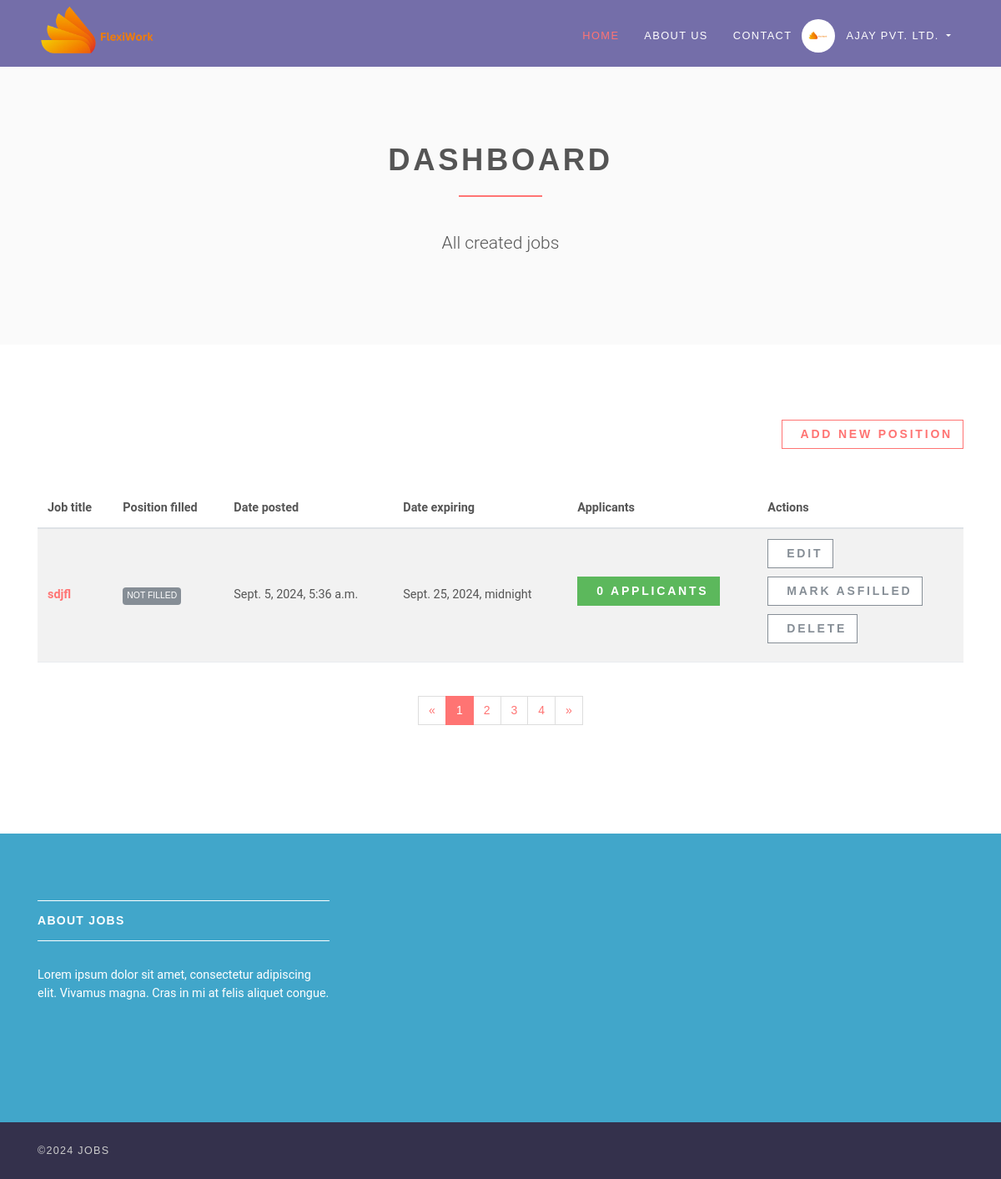
Page /employer/dashboard (signed in) on the earlier database version.
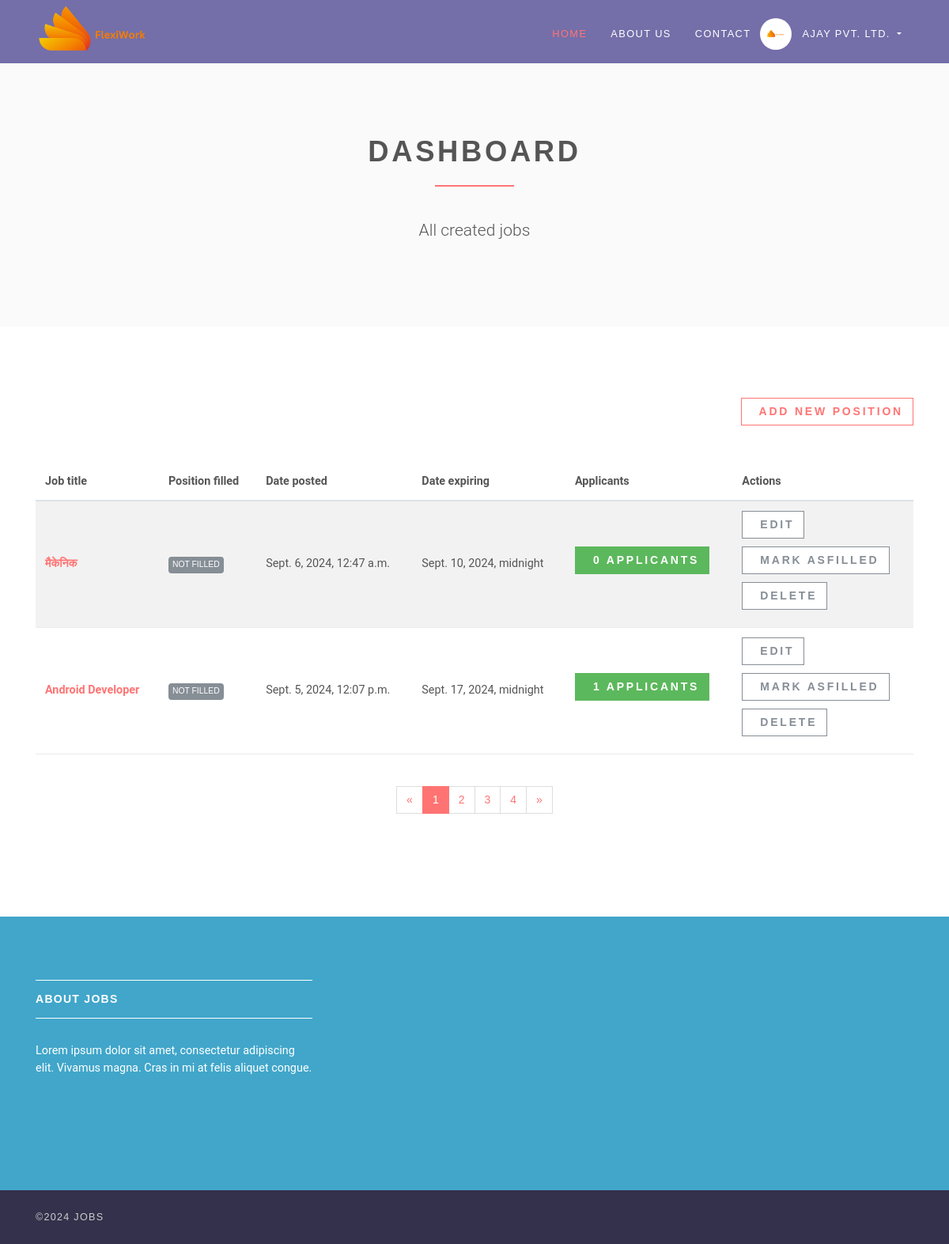
Same page on the later database version.
### accounts/models.py (models this page shows, shortened)
class User(AbstractUser):
    username = None
    role = models.CharField(max_length=12, error_messages={
        'required': "Role must be provided"
    })
    gender = models.CharField(max_length=10, blank=True, null=True, default="")
    email = models.EmailField(unique=True, blank=False,
                              error_messages={
                                  'unique': "A user with that email already exists.",
                              })
    USERNAME_FIELD = "email"
    REQUIRED_FIELDS = []
    objects = UserManager()

### jobsapp/models.py (models this page shows, shortened)
class Job(models.Model):
    user = models.ForeignKey(User, on_delete=models.CASCADE, verbose_name="Posted by")
    title = models.CharField(max_length=300)
    description = models.TextField()
    location = models.CharField(max_length=150)
    type = models.CharField(choices=JOB_TYPE, max_length=10)
    category = models.CharField(max_length=100)
    last_date = models.DateTimeField()
    company_name = models.CharField(max_length=100)
    company_description = models.CharField(max_length=300)
    website = models.CharField(max_length=100, default="")
    created_at = models.DateTimeField(default=timezone.now)
    filled = models.BooleanField(default=False)
    class Meta:
        ordering = ['-created_at']  # Latest jobs appear first

### jobsapp/views/employer.py (the view)
# urls.py: path('', DashboardView.as_view(), name='employer-dashboard'),
class DashboardView(ListView):
    model = Job
    template_name = 'jobs/employer/dashboard.html'
    context_object_name = 'jobs'
    @method_decorator(login_required(login_url=reverse_lazy('accounts:login')))
    @method_decorator(user_is_employer)
    def dispatch(self, request, *args, **kwargs):
        return super().dispatch(self.request, *args, **kwargs)
    def get_queryset(self):
        return self.model.objects.filter(user_id=self.request.user.id)

### templates/jobs/employer/dashboard.html (shortened to what this page needs)
{% extends 'base.html' %}
{% load static %}
{% block content %}
  <section class="bg-light-gray">
    <div class="container">
      <div class="row">
        <div class="col-lg-8 mx-auto">
          <h1 class="heading">dashboard</h1>
          <p class="lead text-center">All created jobs</p>
        </div>
      </div>
    </div>
  </section>
  <section>
    <div class="container">
      <div class="row">
        <div class="col-lg-12 text-right mb-5">
          <a href="{% url 'jobs:employer-jobs-create' %}" class="btn btn-outline-white-primary">Add new position</a>
        </div>
        <div class="col-lg-12">
          <div class="table-responsive">
            <table class="table table-striped table-hover table-client-dashboard">
              <thead>
                <tr>
                  <th>Job title</th>
                  <th>Position filled</th>
                  <th>Date posted</th>
                  <th>Date expiring</th>
                  <th>Applicants</th>
                  <th>Actions</th>
                </tr>
              </thead>
              <tbody>
                {% for job in jobs %}
                  <tr>
                    <th>
                      <a href="{% url 'jobs:jobs-detail' job.id %}">{{ job.title }}</a>
                    </th>
                    <td>
                      {% if job.filled %}
                        <span class="badge badge-success">Filled</span>
                      {% else %}
                        <span class="badge badge-secondary">Not Filled</span>
                      {% endif %}
                    </td>
                    <td>{{ job.created_at }}</td>
                    <td>{{ job.last_date }}</td>
                    <td>
                      <a href="{% url 'jobs:employer-dashboard-applicants' job.id %}" class="btn btn-success">
                        {{ job.applicants.count }}
                        <span class="hidden-xs hidden-sm">Applicants</span>
                      </a>
                    </td>
                    <td>
                      <a href="#" class="btn btn-outline-white-secondary">Edit</a>
                      <br />
                      {% if job.filled %}
                        <a href="{% url 'jobs:job-mark-filled' job.id %}" class="btn btn-outline-white-secondary">
                          <i class="fa fa-check-circle-o"></i>
                          <span class="hidden-xs hidden-sm">Filled</span>
                        </a><br />
                      {% else %}
                        <a href="{% url 'jobs:job-mark-filled' job.id %}" class="btn btn-outline-white-secondary">
                          <span class="hidden-xs hidden-sm">Mark as</span>filled
                        </a><br />
                      {% endif %}
                      <a href="{% url 'jobs:job-delete' job.id %}" class="btn btn-outline-white-secondary">Delete</a>
                    </td>
                  </tr>
                {% endfor %}
              </tbody>
            </table>
          </div>
          <div class="pages">
            <nav aria-label="Page navigation example" class="d-flex justify-content-center mt-4 mb-4">
              <ul class="pagination">
                <li class="page-item">
                  <a href="#" aria-label="Previous" class="page-link"><span aria-hidden="true">«</span><span class="sr-only">Previous</span></a>
                </li>
                <li class="page-item active">
                  <a href="#" class="page-link">1</a>
                </li>
                <li class="page-item">
                  <a href="#" class="page-link">2</a>
                </li>
                <li class="page-item">
                  <a href="#" class="page-link">3</a>
                </li>
                <li class="page-item">
                  <a href="#" class="page-link">4</a>
                </li>
                <li class="page-item">
                  <a href="#" aria-label="Next" class="page-link"><span aria-hidden="true">»</span><span class="sr-only">Next</span></a>
                </li>
              </ul>
            </nav>
          </div>
        </div>
      </div>
    </div>
  </section>
{% endblock %}

### templates/base.html (shortened to what this page needs)
{% load static %}
<!DOCTYPE html>
<html>
<head>
    <link rel="stylesheet"
          href="{% static 'vendor/bootstrap/css/bootstrap.min.css' %}">
    <link rel="stylesheet" href="{% static 'css/style.default.css' %}"
          id="theme-stylesheet">
    <link rel="stylesheet" href="{% static 'css/custom.css' %}">
</head>
<body>
<header class="header">
    <nav class="navbar navbar-expand-lg" style="height: 5%;">
        <div class="container"  style="height: 80px;>
            <a href="/" class="navbar-brand">
                <img src="{% static 'img/logo-s.png' %}" alt="logo" class="d-none d-lg-block" style="height: 150px;">
            <div id="navbarSupportedContent" class="collapse navbar-collapse">
                <ul class="navbar-nav ml-auto">
                    <li class="nav-item active">
                        <a href="/" class="nav-link">Home <span class="sr-only">(current)</span></a>
                    </li>
                    <li class="nav-item">
                        <a href="#" class="nav-link">About Us</a>
                    </li>
                    <li class="nav-item">
                        <a href="#" class="nav-link">Contact</a>
                    </li>
                    {% if request.user.is_authenticated and request.user.role == 'employer' %}
                        <li class="nav-item dropdown">
                            <a id="clientZone" href="#" data-toggle="dropdown"
                               aria-haspopup="true" aria-expanded="false"
                               class="nav-link dropdown-toggle has-img mb-3 mb-lg-0 mt-3 mt-lg-0">
                                <div class="client-menu-image">
                                    <div class="inner">
                                        <img src="{% static 'img/dcompany-1.png' %}"
                                             alt="company image"
                                             class="img-fluid">
                                    </div>
                                </div>
                                {% if request.user.role == 'employee' %}
                                    {{ request.user.first_name }} {{ request.user.last_name }}
                                {% else %}
                                    {{ request.user.first_name }}
                                {% endif %}
                            </a>
                        </li>
                    {% endif %}
                </ul>
            </div>
        </div>
    </nav>
</header>
<div>
    {% block content %} {% endblock %}
</div>
<footer class="footer">
    <div class="footer__block">
        <div class="container">
            <div class="row">
                <div class="col-lg-4 col-md-12 mb-5">
                    <h4 class="h5">About Jobs</h4>
                    <p> Lorem ipsum dolor sit amet, consectetur adipiscing elit. Vivamus magna. Cras in mi at felis
                        aliquet congue. </p>
                </div>
            </div>
        </div>
    </div>
    <div class="footer__copyright">
        <div class="container">
            <div class="row">
                <div class="col-md-6 text-md-left text-center">
                    <p>&copy;2024 Jobs</p>
                </div>
            </div>
        </div>
    </div>
</footer>
</body>
</html>

Differences in the rows shown:
removed Job: title "sdjfl", filled "NOT FILLED", created_at "Sept. 5, 2024, 5:36 a.m.", last_date "Sept. 25, 2024, midnight", applicants.count "0"
added Job: title "मैकेनिक", filled "NOT FILLED", created_at "Sept. 6, 2024, 12:47 a.m.", last_date "Sept. 10, 2024, midnight", applicants.count "0"
added Job: title "Android Developer", filled "NOT FILLED", created_at "Sept. 5, 2024, 12:07 p.m.", last_date "Sept. 17, 2024, midnight", applicants.count "1"
